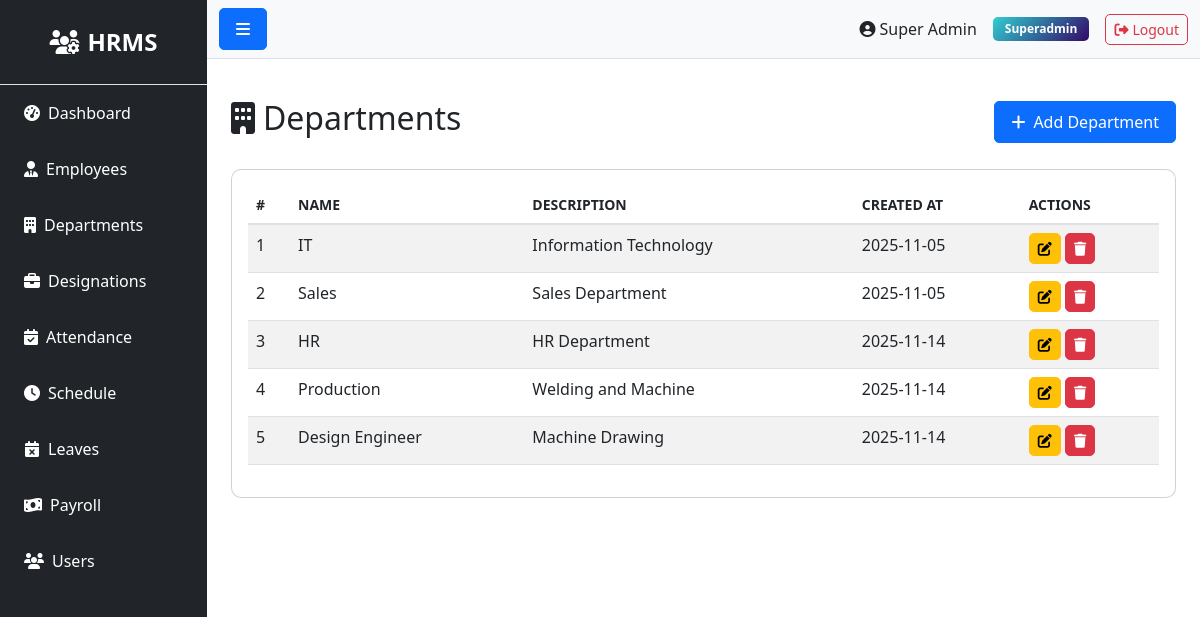
The app's page /department/ (signed in) with its own data.
### models.py (models this page shows)
class User(UserMixin, db.Model):
    __tablename__ = 'users'
    id = db.Column(db.Integer, primary_key=True)
    role_id = db.Column(db.Integer, db.ForeignKey('roles.id'), nullable=False)
    name = db.Column(db.String(100), nullable=False)
    email = db.Column(db.String(100), unique=True, nullable=False)
    phone = db.Column(db.String(20))
    status = db.Column(db.String(20), default='active')
    password = db.Column(db.String(255), nullable=False)
    remember_token = db.Column(db.String(100))
    email_verified_at = db.Column(db.DateTime)
    created_at = db.Column(db.DateTime, default=datetime.utcnow)
    updated_at = db.Column(db.DateTime, default=datetime.utcnow, onupdate=datetime.utcnow)

class Role(db.Model):
    __tablename__ = 'roles'
    id = db.Column(db.Integer, primary_key=True)
    name = db.Column(db.String(50), unique=True, nullable=False)
    description = db.Column(db.Text)
    created_at = db.Column(db.DateTime, default=datetime.utcnow)
    updated_at = db.Column(db.DateTime, default=datetime.utcnow, onupdate=datetime.utcnow)
    users = db.relationship('User', backref='role', lazy=True)

class Department(db.Model):
    __tablename__ = 'departments'
    id = db.Column(db.Integer, primary_key=True)
    name = db.Column(db.String(100), nullable=False)
    description = db.Column(db.Text)
    created_at = db.Column(db.DateTime, default=datetime.utcnow)
    updated_at = db.Column(db.DateTime, default=datetime.utcnow, onupdate=datetime.utcnow)
    employees = db.relationship('Employee', backref='department', lazy=True)

### routes/department.py (the view)
@bp.route('/')
@login_required
def index():
    departments = Department.query.all()
    return render_template('admin/department/index.html', departments=departments)

### app.py (called while the page is built)
@login_manager.user_loader
def load_user(user_id):
    try:
        return db.session.get(User, int(user_id))
    except Exception as e:
        app.logger.error(f'Error loading user {user_id}: {str(e)}')
        return None

@app.context_processor
def inject_user():
    return dict(current_user=current_user)

### templates/admin/department/index.html (shortened to what this page needs)
{% extends "base.html" %}
{% block content %}
<div class="d-flex justify-content-between align-items-center mb-4">
    <h2><i class="fas fa-building me-2"></i>Departments</h2>
    <a href="{{ url_for('department.create') }}" class="btn btn-primary">
        <i class="fas fa-plus me-2"></i>Add Department
    </a>
</div>
<div class="card">
    <div class="card-body">
        <div class="table-responsive">
            <table class="table table-striped table-hover">
                <thead>
                    <tr>
                        <th>#</th>
                        <th>Name</th>
                        <th>Description</th>
                        <th>Created At</th>
                        <th>Actions</th>
                    </tr>
                </thead>
                <tbody>
                    {% if departments %}
                        {% for department in departments %}
                        <tr>
                            <td>{{ loop.index }}</td>
                            <td>{{ department.name }}</td>
                            <td>{{ department.description or 'N/A' }}</td>
                            <td>{{ department.created_at.strftime('%Y-%m-%d') if department.created_at else 'N/A' }}</td>
                            <td>
                                <a href="{{ url_for('department.edit', id=department.id) }}" class="btn btn-sm btn-warning">
                                    <i class="fas fa-edit"></i>
                                </a>
                                <form method="POST" action="{{ url_for('department.delete', id=department.id) }}" style="display:inline;" onsubmit="return confirm('Are you sure?')">
                                    <button type="submit" class="btn btn-sm btn-danger">
                                        <i class="fas fa-trash"></i>
                                    </button>
                                </form>
                            </td>
                        </tr>
                        {% endfor %}
                    {% else %}
                        <tr>
                            <td colspan="5" class="text-center">No departments found</td>
                        </tr>
                    {% endif %}
                </tbody>
            </table>
        </div>
    </div>
</div>
{% endblock %}

### templates/base.html (shortened to what this page needs)
<!DOCTYPE html>
<html lang="en">
<head>
    <link href="https://cdn.jsdelivr.net/npm/bootstrap@5.3.0/dist/css/bootstrap.min.css" rel="stylesheet">
    <link rel="stylesheet" href="https://cdnjs.cloudflare.com/ajax/libs/font-awesome/6.4.0/css/all.min.css">
    <link rel="stylesheet" href="{{ url_for('static', filename='css/style.css') }}">
</head>
<body>
    {% if current_user.is_authenticated %}
    <div class="d-flex" id="wrapper">
        <div class="bg-dark text-white" id="sidebar-wrapper">
            <div class="sidebar-heading text-center py-4 fs-4 fw-bold border-bottom">
                <i class="fas fa-users-cog me-2"></i>HRMS
            </div>
            <div class="list-group list-group-flush">
                <a href="{{ url_for('admin.' + current_user.role.name + '_dashboard') }}" class="list-group-item list-group-item-action bg-dark text-white">
                    <i class="fas fa-tachometer-alt me-2"></i>Dashboard
                </a>
                {% if current_user.role.name in ['superadmin', 'admin', 'hr'] %}
                <a href="{{ url_for('employee.index') }}" class="list-group-item list-group-item-action bg-dark text-white">
                    <i class="fas fa-user-tie me-2"></i>Employees
                </a>
                <a href="{{ url_for('department.index') }}" class="list-group-item list-group-item-action bg-dark text-white">
                    <i class="fas fa-building me-2"></i>Departments
                </a>
                <a href="{{ url_for('designation.index') }}" class="list-group-item list-group-item-action bg-dark text-white">
                    <i class="fas fa-briefcase me-2"></i>Designations
                </a>
                {% endif %}
                {% if current_user.role.name in ['superadmin', 'admin', 'moderator'] %}
                <a href="{{ url_for('attendance.index') }}" class="list-group-item list-group-item-action bg-dark text-white">
                    <i class="fas fa-calendar-check me-2"></i>Attendance
                </a>
                <a href="{{ url_for('schedule.index') }}" class="list-group-item list-group-item-action bg-dark text-white">
                    <i class="fas fa-clock me-2"></i>Schedule
                </a>
                {% endif %}
                {% if current_user.role.name in ['superadmin', 'admin', 'hr'] %}
                <a href="{{ url_for('leave.index') }}" class="list-group-item list-group-item-action bg-dark text-white">
                    <i class="fas fa-calendar-times me-2"></i>Leaves
                </a>
                {% endif %}
                {% if current_user.role.name in ['superadmin', 'admin', 'payroll'] %}
                <a href="{{ url_for('payroll.index') }}" class="list-group-item list-group-item-action bg-dark text-white">
                    <i class="fas fa-money-bill-wave me-2"></i>Payroll
                </a>
                {% endif %}
                {% if current_user.role.name in ['superadmin', 'admin'] %}
                <a href="{{ url_for('user.index') }}" class="list-group-item list-group-item-action bg-dark text-white">
                    <i class="fas fa-users me-2"></i>Users
                </a>
                {% endif %}
            </div>
        </div>
        <div id="page-content-wrapper" class="w-100">
            <nav class="navbar navbar-expand-lg navbar-light bg-light border-bottom">
                <div class="container-fluid">
                    <button class="btn btn-primary" id="menu-toggle">
                        <i class="fas fa-bars"></i>
                    </button>
                    <div class="ms-auto d-flex align-items-center">
                        <span class="me-3">
                            <i class="fas fa-user-circle me-1"></i>{{ current_user.name }}
                        </span>
                        <span class="badge bg-info me-3">{{ current_user.role.name|title }}</span>
                        <a href="{{ url_for('auth.logout') }}" class="btn btn-outline-danger btn-sm">
                            <i class="fas fa-sign-out-alt me-1"></i>Logout
                        </a>
                    </div>
                </div>
            </nav>
            <div class="container-fluid p-4">
                {% block content %}{% endblock %}
            </div>
        </div>
    </div>
    {% endif %}
</body>
</html>

### static/css/style.css (style rules this page uses)
#wrapper { min-height: 100vh; }
#sidebar-wrapper { min-height: 100vh; width: 250px; transition: margin 0.3s ease-in-out; }
#sidebar-wrapper .sidebar-heading { padding: 0.875rem 1.25rem; font-size: 1.2rem; }
#page-content-wrapper { min-width: 0; width: 100%; }
.list-group-item { border: none; padding: 1rem 1.5rem; }
.card { transition: transform 0.2s; border-radius: 10px; }
.table { background-color: white; }
.table thead th { border-bottom: 2px solid #dee2e6; font-weight: 600; text-transform: uppercase; font-size: 0.875rem; }
.btn { border-radius: 5px; padding: 0.5rem 1rem; }
.btn-sm { padding: 0.25rem 0.5rem; }
.badge { padding: 0.5em 1em; border-radius: 5px; }
.bg-info { background: linear-gradient(135deg, #30cfd0 0%, #330867 100%) !important; }

### records on screen
User: name "Super Admin"
Role: role.name "Superadmin"
Department: name "IT", description "Information Technology", created_at "2025-11-05"
Department: name "Sales", description "Sales Department", created_at "2025-11-05"
Department: name "HR", description "HR Department", created_at "2025-11-14"
Department: name "Production", description "Welding and Machine", created_at "2025-11-14"
Department: name "Design Engineer", description "Machine Drawing", created_at "2025-11-14"
